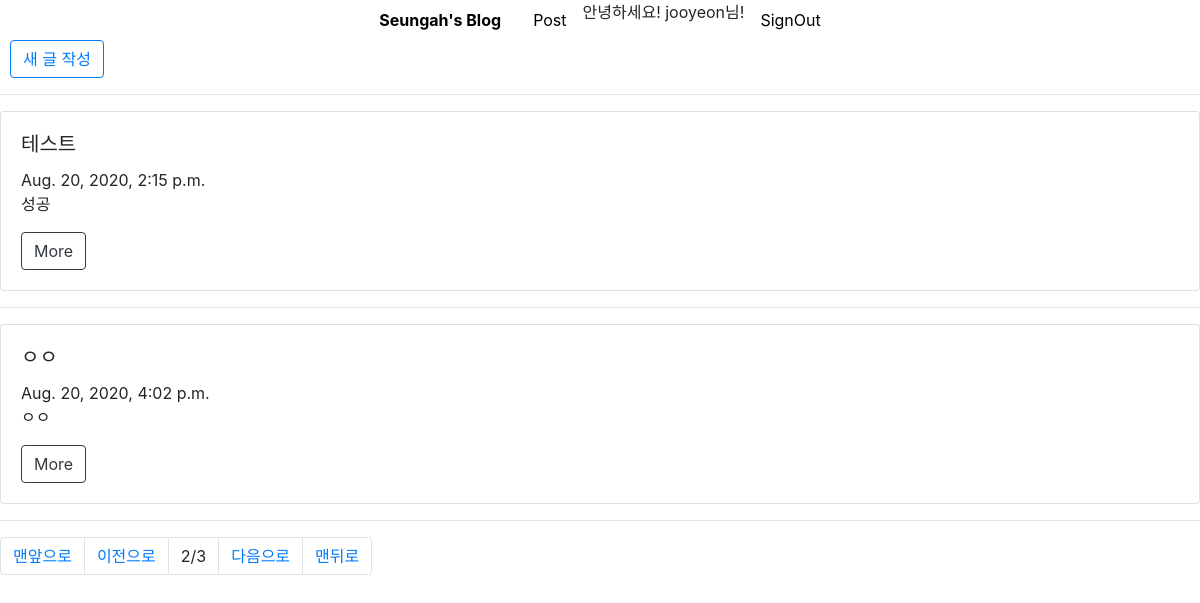
The page /post/list/?page=2 (signed in) on the database its author committed.
### post/models.py (models this page shows, shortened)
class Blog(models.Model):
    title = models.CharField(max_length=200)
    pub_date = models.DateTimeField('date published')
    body = models.TextField()
    def summary(self):
        return self.body[:2]

### post/views.py (the view)
# urls.py: path('list/', views.read_blog_list, name = 'read_blog_list'),
def read_blog_list(request):
    blogs = Blog.objects.all()  # 쿼리셋 = 전달받은 모델의 객체 목록 # 쿼리셋을 템플릿으로 보내기
    paginator = Paginator(blogs,2)
    page = request.GET.get('page')
    posts = paginator.get_page(page)
    return render(request, 'post/blog_list.html', {'posts': posts})

### post/templates/post/blog_list.html
{% extends 'base.html' %}
{% block contents %}
    <button type="button" class="btn btn-outline-primary" style="margin-left: 10px">
        <a href="{% url 'blog_new' %}">새 글 작성
        </a>
    </button>
    <hr>
    {% for post in posts %}
        <div class="card" style="width: 100%;">
            <div class="card-body">
                <h5 class="card-title">{{ post.title }}</h5>
                {{ post.pub_date }}
                <p class="card-text">{{ post.summary }}</p>
                <a href="{% url 'read_blog_detail' post.id %}" class="btn btn-outline-dark">More</a>
            </div>
        </div>
        <hr>
    {% endfor %}
<nav aria-label="Page navigation example">
  <ul class="pagination">
      {% if posts.has_previous %}
    <li class="page-item"><a class="page-link" href="?page=1">맨앞으로</a></li>
    <li class="page-item"><a class="page-link" href="?page={{ posts.previous_page_number }}">이전으로</a></li>
      {% endif %}
       <li class="page-item"><a class="page-link">{{posts.number}}/{{posts.paginator.num_pages}}</a></li>
      {% if posts.has_next %}
    <li class="page-item"><a class="page-link" href="?page={{posts.next_page_number}}">다음으로</a></li>
      <li class="page-item"><a class="page-link" href="?page={{ posts.paginator.num_pages }}">맨뒤로</a></li>
  {% endif %}
  </ul>
</nav>
{% endblock %}

### templates/base.html (shortened to what this page needs)
<!doctype html>
<html lang="en">
<head>
    <link rel="stylesheet" href="https://stackpath.bootstrapcdn.com/bootstrap/4.5.0/css/bootstrap.min.css">
</head>
<body>
<ul class="nav justify-content-center" style="background-color: white" >
    <li class="nav-item">
        <a class="nav-link" href="{% url 'main'  %}" style="color: black"><B>Seungah's Blog</B></a>
    </li>
    <li class="nav-item">
        <a class="nav-link" href="{% url 'read_blog_list'  %}" style="color: black">Post</a>
    </li>
    {% if user.is_authenticated %}
    안녕하세요! {{ user }}님!
         <a class="nav-link" href="{% url 'signout' %}" style="color: black">SignOut</a>
    {% endif %}
</ul>
{% block contents %}
{% endblock %}
</body>
</html>

### rows shown on the page
Blog: title "테스트", pub_date "Aug. 20, 2020, 2:15 p.m.", summary "성공"
Blog: title "ㅇㅇ", pub_date "Aug. 20, 2020, 4:02 p.m.", summary "ㅇㅇ"

### other values the page prints
{{ user }} "jooyeon"
{{ posts.number }} "2"
{{ posts.paginator.num_pages }} "3"
